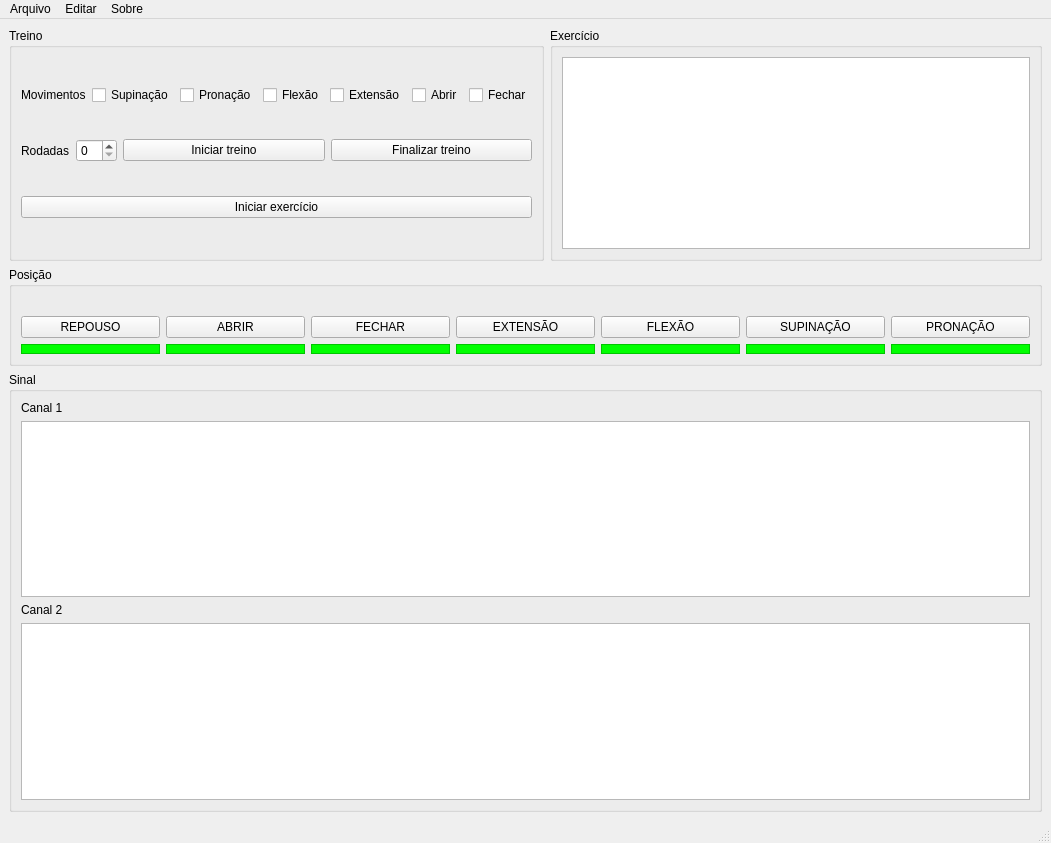
<?xml version="1.0" encoding="UTF-8"?>
<ui version="4.0">
 <class>MainWindow</class>
 <widget class="QMainWindow" name="MainWindow">
  <property name="geometry">
   <rect>
    <x>0</x>
    <y>0</y>
    <width>1051</width>
    <height>843</height>
   </rect>
  </property>
  <property name="windowTitle">
   <string>MainWindow</string>
  </property>
  <widget class="QWidget" name="centralwidget">
   <layout class="QVBoxLayout" name="verticalLayout">
    <item>
     <layout class="QVBoxLayout" name="verticalLayout_2">
      <item>
       <layout class="QHBoxLayout" name="horizontalLayout_5">
        <item>
         <layout class="QHBoxLayout" name="horizontalLayout_3">
          <item>
           <widget class="QGroupBox" name="groupBox">
            <property name="title">
             <string>Treino</string>
            </property>
            <layout class="QVBoxLayout" name="verticalLayout_8">
             <item>
              <layout class="QHBoxLayout" name="horizontalLayout_8">
               <item>
                <widget class="QLabel" name="label_2">
                 <property name="text">
                  <string>Movimentos</string>
                 </property>
                </widget>
               </item>
               <item>
                <widget class="QCheckBox" name="checkBox_2">
                 <property name="text">
                  <string>Supinação</string>
                 </property>
                </widget>
               </item>
               <item>
                <widget class="QCheckBox" name="checkBox_4">
                 <property name="text">
                  <string>Pronação</string>
                 </property>
                </widget>
               </item>
               <item>
                <widget class="QCheckBox" name="checkBox_3">
                 <property name="text">
                  <string>Flexão</string>
                 </property>
                </widget>
               </item>
               <item>
                <widget class="QCheckBox" name="checkBox">
                 <property name="text">
                  <string>Extensão</string>
                 </property>
                </widget>
               </item>
               <item>
                <widget class="QCheckBox" name="checkBox_5">
                 <property name="text">
                  <string>Abrir</string>
                 </property>
                </widget>
               </item>
               <item>
                <widget class="QCheckBox" name="checkBox_6">
                 <property name="text">
                  <string>Fechar</string>
                 </property>
                </widget>
               </item>
              </layout>
             </item>
             <item>
              <layout class="QHBoxLayout" name="horizontalLayout_7">
               <item>
                <widget class="QLabel" name="label">
                 <property name="sizePolicy">
                  <sizepolicy hsizetype="Maximum" vsizetype="Preferred">
                   <horstretch>0</horstretch>
                   <verstretch>0</verstretch>
                  </sizepolicy>
                 </property>
                 <property name="text">
                  <string>Rodadas</string>
                 </property>
                </widget>
               </item>
               <item>
                <widget class="QSpinBox" name="spinBox">
                 <property name="sizePolicy">
                  <sizepolicy hsizetype="Fixed" vsizetype="Fixed">
                   <horstretch>0</horstretch>
                   <verstretch>0</verstretch>
                  </sizepolicy>
                 </property>
                </widget>
               </item>
               <item>
                <layout class="QHBoxLayout" name="horizontalLayout_6">
                 <item>
                  <widget class="QPushButton" name="pushButton_3">
                   <property name="text">
                    <string>Iniciar treino</string>
                   </property>
                  </widget>
                 </item>
                 <item>
                  <widget class="QPushButton" name="pushButton_2">
                   <property name="text">
                    <string>Finalizar treino</string>
                   </property>
                  </widget>
                 </item>
                </layout>
               </item>
              </layout>
             </item>
             <item>
              <layout class="QVBoxLayout" name="verticalLayout_3">
               <item>
                <widget class="QPushButton" name="pushButton">
                 <property name="text">
                  <string>Iniciar exercício</string>
                 </property>
                </widget>
               </item>
              </layout>
             </item>
            </layout>
           </widget>
          </item>
         </layout>
        </item>
        <item>
         <layout class="QHBoxLayout" name="horizontalLayout_4">
          <item>
           <widget class="QGroupBox" name="groupBox_2">
            <property name="title">
             <string>Exercício</string>
            </property>
            <layout class="QHBoxLayout" name="horizontalLayout_9">
             <item>
              <widget class="QGraphicsView" name="graph_svm">
               <property name="sizePolicy">
                <sizepolicy hsizetype="Minimum" vsizetype="Minimum">
                 <horstretch>0</horstretch>
                 <verstretch>0</verstretch>
                </sizepolicy>
               </property>
              </widget>
             </item>
            </layout>
           </widget>
          </item>
         </layout>
        </item>
       </layout>
      </item>
      <item>
       <layout class="QVBoxLayout" name="verticalLayout_7">
        <item>
         <widget class="QGroupBox" name="groupBox_3">
          <property name="title">
           <string>Posição</string>
          </property>
          <layout class="QHBoxLayout" name="horizontalLayout_13">
           <item>
            <layout class="QVBoxLayout" name="verticalLayout_9">
             <item>
              <widget class="QLabel" name="label_5">
               <property name="text">
                <string/>
               </property>
               <property name="pixmap">
                <pixmap>../image/repouso_scaled.png</pixmap>
               </property>
               <property name="alignment">
                <set>Qt::AlignCenter</set>
               </property>
              </widget>
             </item>
             <item>
              <widget class="QPushButton" name="btn_repouso">
               <property name="text">
                <string>REPOUSO</string>
               </property>
              </widget>
             </item>
             <item>
              <widget class="QFrame" name="status_repouso">
               <property name="minimumSize">
                <size>
                 <width>0</width>
                 <height>10</height>
                </size>
               </property>
               <property name="styleSheet">
                <string notr="true">background-color: rgb(0, 255, 0)</string>
               </property>
               <property name="frameShape">
                <enum>QFrame::StyledPanel</enum>
               </property>
               <property name="frameShadow">
                <enum>QFrame::Raised</enum>
               </property>
              </widget>
             </item>
            </layout>
           </item>
           <item>
            <layout class="QVBoxLayout" name="verticalLayout_13">
             <item>
              <widget class="QLabel" name="label_4">
               <property name="text">
                <string/>
               </property>
               <property name="pixmap">
                <pixmap>../image/repouso1_scaled.png</pixmap>
               </property>
               <property name="alignment">
                <set>Qt::AlignLeading|Qt::AlignLeft|Qt::AlignVCenter</set>
               </property>
              </widget>
             </item>
             <item>
              <widget class="QPushButton" name="btn_abrir">
               <property name="text">
                <string>ABRIR</string>
               </property>
              </widget>
             </item>
             <item>
              <widget class="QFrame" name="status_abrir">
               <property name="minimumSize">
                <size>
                 <width>0</width>
                 <height>10</height>
                </size>
               </property>
               <property name="styleSheet">
                <string notr="true">background-color: rgb(0, 255, 0)</string>
               </property>
               <property name="frameShape">
                <enum>QFrame::StyledPanel</enum>
               </property>
               <property name="frameShadow">
                <enum>QFrame::Raised</enum>
               </property>
              </widget>
             </item>
            </layout>
           </item>
           <item>
            <layout class="QVBoxLayout" name="verticalLayout_10">
             <item>
              <widget class="QLabel" name="label_11">
               <property name="text">
                <string/>
               </property>
               <property name="pixmap">
                <pixmap>../image/fechar_scaled.png</pixmap>
               </property>
               <property name="alignment">
                <set>Qt::AlignCenter</set>
               </property>
              </widget>
             </item>
             <item>
              <widget class="QPushButton" name="btn_fechar">
               <property name="text">
                <string>FECHAR</string>
               </property>
              </widget>
             </item>
             <item>
              <widget class="QFrame" name="status_fechar">
               <property name="minimumSize">
                <size>
                 <width>0</width>
                 <height>10</height>
                </size>
               </property>
               <property name="styleSheet">
                <string notr="true">background-color: rgb(0, 255, 0)</string>
               </property>
               <property name="frameShape">
                <enum>QFrame::StyledPanel</enum>
               </property>
               <property name="frameShadow">
                <enum>QFrame::Raised</enum>
               </property>
              </widget>
             </item>
            </layout>
           </item>
           <item>
            <layout class="QVBoxLayout" name="verticalLayout_14">
             <item>
              <widget class="QLabel" name="label_7">
               <property name="text">
                <string/>
               </property>
               <property name="pixmap">
                <pixmap>../image/extensao_scaled.png</pixmap>
               </property>
               <property name="alignment">
                <set>Qt::AlignCenter</set>
               </property>
              </widget>
             </item>
             <item>
              <widget class="QPushButton" name="btn_extensao">
               <property name="text">
                <string>EXTENSÃO</string>
               </property>
              </widget>
             </item>
             <item>
              <widget class="QFrame" name="status_extensao">
               <property name="minimumSize">
                <size>
                 <width>0</width>
                 <height>10</height>
                </size>
               </property>
               <property name="styleSheet">
                <string notr="true">background-color: rgb(0, 255, 0)</string>
               </property>
               <property name="frameShape">
                <enum>QFrame::StyledPanel</enum>
               </property>
               <property name="frameShadow">
                <enum>QFrame::Raised</enum>
               </property>
              </widget>
             </item>
            </layout>
           </item>
           <item>
            <layout class="QVBoxLayout" name="verticalLayout_12">
             <item>
              <widget class="QLabel" name="label_10">
               <property name="text">
                <string/>
               </property>
               <property name="pixmap">
                <pixmap>../image/flexao_scaled.png</pixmap>
               </property>
               <property name="alignment">
                <set>Qt::AlignCenter</set>
               </property>
              </widget>
             </item>
             <item>
              <widget class="QPushButton" name="btn_flexao">
               <property name="text">
                <string>FLEXÃO</string>
               </property>
              </widget>
             </item>
             <item>
              <widget class="QFrame" name="status_flexao">
               <property name="minimumSize">
                <size>
                 <width>0</width>
                 <height>10</height>
                </size>
               </property>
               <property name="styleSheet">
                <string notr="true">background-color: rgb(0, 255, 0)</string>
               </property>
               <property name="frameShape">
                <enum>QFrame::StyledPanel</enum>
               </property>
               <property name="frameShadow">
                <enum>QFrame::Raised</enum>
               </property>
              </widget>
             </item>
            </layout>
           </item>
           <item>
            <layout class="QVBoxLayout" name="verticalLayout_5">
             <item>
              <widget class="QLabel" name="label_3">
               <property name="text">
                <string/>
               </property>
               <property name="pixmap">
                <pixmap>../image/supinacao_scaled.png</pixmap>
               </property>
               <property name="alignment">
                <set>Qt::AlignCenter</set>
               </property>
              </widget>
             </item>
             <item>
              <widget class="QPushButton" name="btn_supinacao">
               <property name="text">
                <string>SUPINAÇÃO</string>
               </property>
              </widget>
             </item>
             <item>
              <widget class="QFrame" name="status_supinacao">
               <property name="minimumSize">
                <size>
                 <width>0</width>
                 <height>10</height>
                </size>
               </property>
               <property name="styleSheet">
                <string notr="true">background-color: rgb(0, 255, 0)</string>
               </property>
               <property name="frameShape">
                <enum>QFrame::StyledPanel</enum>
               </property>
               <property name="frameShadow">
                <enum>QFrame::Raised</enum>
               </property>
              </widget>
             </item>
            </layout>
           </item>
           <item>
            <layout class="QVBoxLayout" name="verticalLayout_6">
             <item>
              <widget class="QLabel" name="label_6">
               <property name="text">
                <string/>
               </property>
               <property name="pixmap">
                <pixmap>../image/pronacao_scaled.png</pixmap>
               </property>
               <property name="alignment">
                <set>Qt::AlignCenter</set>
               </property>
              </widget>
             </item>
             <item>
              <widget class="QPushButton" name="btn_pronacao">
               <property name="text">
                <string>PRONAÇÃO</string>
               </property>
              </widget>
             </item>
             <item>
              <widget class="QFrame" name="status_pronacao">
               <property name="minimumSize">
                <size>
                 <width>0</width>
                 <height>10</height>
                </size>
               </property>
               <property name="styleSheet">
                <string notr="true">background-color: rgb(0, 255, 0)</string>
               </property>
               <property name="frameShape">
                <enum>QFrame::StyledPanel</enum>
               </property>
               <property name="frameShadow">
                <enum>QFrame::Raised</enum>
               </property>
              </widget>
             </item>
            </layout>
           </item>
          </layout>
         </widget>
        </item>
       </layout>
      </item>
      <item>
       <layout class="QVBoxLayout" name="verticalLayout_4">
        <item>
         <widget class="QGroupBox" name="groupBox_4">
          <property name="title">
           <string>Sinal</string>
          </property>
          <layout class="QVBoxLayout" name="verticalLayout_11">
           <item>
            <widget class="QLabel" name="label_8">
             <property name="text">
              <string>Canal 1</string>
             </property>
            </widget>
           </item>
           <item>
            <widget class="CustomPlotEMG" name="graph_ch1">
             <property name="sizePolicy">
              <sizepolicy hsizetype="Preferred" vsizetype="Preferred">
               <horstretch>0</horstretch>
               <verstretch>0</verstretch>
              </sizepolicy>
             </property>
            </widget>
           </item>
           <item>
            <widget class="QLabel" name="label_9">
             <property name="text">
              <string>Canal 2</string>
             </property>
            </widget>
           </item>
           <item>
            <widget class="QGraphicsView" name="graph_ch2">
             <property name="sizePolicy">
              <sizepolicy hsizetype="Preferred" vsizetype="Preferred">
               <horstretch>0</horstretch>
               <verstretch>0</verstretch>
              </sizepolicy>
             </property>
            </widget>
           </item>
          </layout>
         </widget>
        </item>
       </layout>
      </item>
     </layout>
    </item>
   </layout>
  </widget>
  <widget class="QMenuBar" name="menubar">
   <property name="geometry">
    <rect>
     <x>0</x>
     <y>0</y>
     <width>1051</width>
     <height>21</height>
    </rect>
   </property>
   <widget class="QMenu" name="menuArquivo">
    <property name="title">
     <string>Arquivo</string>
    </property>
    <addaction name="actionSair"/>
   </widget>
   <widget class="QMenu" name="menuEditar">
    <property name="title">
     <string>Editar</string>
    </property>
    <addaction name="actionAbrir_game"/>
   </widget>
   <widget class="QMenu" name="menuSobre">
    <property name="title">
     <string>Sobre</string>
    </property>
   </widget>
   <addaction name="menuArquivo"/>
   <addaction name="menuEditar"/>
   <addaction name="menuSobre"/>
  </widget>
  <widget class="QStatusBar" name="statusbar"/>
  <action name="actionSair">
   <property name="text">
    <string>Sair</string>
   </property>
  </action>
  <action name="actionAbrir_game">
   <property name="text">
    <string>Abrir jogo</string>
   </property>
  </action>
 </widget>
 <customwidgets>
  <customwidget>
   <class>CustomPlotEMG</class>
   <extends>QGraphicsView</extends>
   <header>customplotemg</header>
  </customwidget>
 </customwidgets>
 <resources/>
 <connections/>
</ui>
